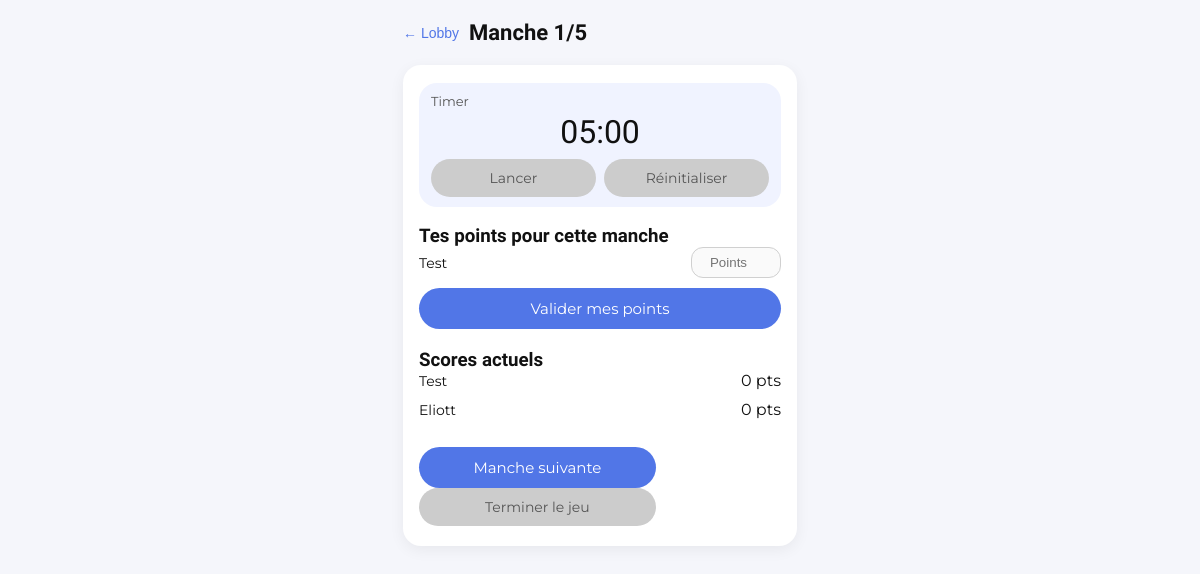
The page /game_play.php?id=2 (signed in) on the database its author committed.
### tables this page shows
CREATE TABLE `game_players` (
  `id` int NOT NULL,
  `game_id` int NOT NULL,
  `user_id` int NOT NULL,
  `total_points` int DEFAULT '0',
  `manches_gagnees` int DEFAULT '0',
  `position_finale` smallint DEFAULT NULL,
  `added_at` datetime DEFAULT CURRENT_TIMESTAMP
);

CREATE TABLE `joueurs` (
  `user_id` int NOT NULL,
  `nom` varchar(50) NOT NULL,
  `email` varchar(100) NOT NULL,
  `mot_de_passe` varchar(255) NOT NULL,
  `points_totaux` int DEFAULT '0',
  `victoires_totales` int DEFAULT '0',
  `date_creation` datetime DEFAULT CURRENT_TIMESTAMP,
  `avatar_path` varchar(255) DEFAULT NULL
);

### game_play.php (the view, shortened to what this page needs)
<?php
require 'db.php';
$currentUserId = (int) $_SESSION['user_id'];
$gameId = isset($_GET['id']) ? (int) $_GET['id'] : 0;
$maxRounds = 5;
$stmt = $db->prepare("
    SELECT g.id, g.host_id, g.code, g.nom, g.status, g.created_at
    FROM game_session g
    WHERE g.id = ?
");
$stmt->execute([$gameId]);
$game = $stmt->fetch(PDO::FETCH_ASSOC);
$isHost = ((int) $game['host_id'] === $currentUserId);
$check = $db->prepare("
    SELECT id
    FROM game_players
    WHERE game_id = ? AND user_id = ?
");
$check->execute([$gameId, $currentUserId]);
$isPlayer = $check->fetch(PDO::FETCH_ASSOC);
$myGpId = (int) $isPlayer['id'];
$playersStmt = $db->prepare("
    SELECT gp.id AS gp_id, j.nom, gp.total_points, gp.manches_gagnees
    FROM game_players gp
    JOIN joueurs j ON j.user_id = gp.user_id
    WHERE gp.game_id = ?
    ORDER BY gp.id ASC
");
$playersStmt->execute([$gameId]);
$players = $playersStmt->fetchAll(PDO::FETCH_ASSOC);
$roundStmt = $db->prepare("
    SELECT COALESCE(MAX(gr.round_number), 0) AS last_round
    FROM game_rounds gr
    JOIN game_players gp ON gp.id = gr.game_player_id
    WHERE gp.game_id = ?
");
$roundStmt->execute([$gameId]);
$roundRow = $roundStmt->fetch(PDO::FETCH_ASSOC);
$lastRound = (int) $roundRow['last_round'];
$nextRound = $lastRound + 1;
?>
<!DOCTYPE html>
<html lang="fr">
<head>
    <link rel="stylesheet" href="game.css">
</head>
<body class="game-page">
<div class="game-container">
    <header class="game-header">
        <button class="game-back-btn" onclick="if(confirm('Quitter la partie et revenir au lobby ?')){ window.location.href='game_lobby.php?id=<?php echo $gameId; ?>'; }">
            ← Lobby
        </button>
        <h1 class="title-font">Manche <?php echo $nextRound; ?>/<?php echo $maxRounds; ?></h1>
    </header>
    <section class="game-card"
             data-game-id="<?php echo (int)$gameId; ?>"
             data-user-id="<?php echo (int)$currentUserId; ?>"
             data-my-gp-id="<?php echo $myGpId; ?>"
             data-is-host="<?php echo $isHost ? '1' : '0'; ?>"
             data-round="<?php echo (int)$nextRound; ?>"
             data-max-round="<?php echo (int)$maxRounds; ?>">
        <div class="timer-block">
            <div class="timer-label text-font">Timer</div>
            <div class="timer-display title-font" id="timerDisplay">05:00</div>
            <?php if ($isHost): ?>
                <div class="timer-actions">
                    <button type="button" class="btn-secondary text-font" id="timerToggle">Lancer</button>
                    <button type="button" class="btn-secondary text-font" id="timerReset">Réinitialiser</button>
                </div>
            <?php endif; ?>
        </div>
        <h3 class="title-font">Tes points pour cette manche</h3>
        <div class="round-players-list">
            <div class="round-player-row">
                <div class="round-player-name text-font">
                    <?php echo htmlspecialchars($_SESSION['nom']); ?>
                </div>
                <input
                    type="number"
                    id="myPointsInput"
                    class="round-input"
                    min="0"
                    step="1"
                    placeholder="Points"
                >
            </div>
        </div>
        <button type="button"
                class="btn-primary text-font"
                id="btnSendMyPoints"
                style="margin-top:10px;">
            Valider mes points
        </button>
        <h3 class="title-font" style="margin-top:20px;">Scores actuels</h3>
        <div class="round-players-list">
            <?php foreach ($players as $p): ?>
                <div class="round-player-row">
                    <div class="round-player-name text-font">
                        <?php echo htmlspecialchars($p['nom']); ?>
                    </div>
                    <div class="text-font"><?php echo (int) $p['total_points']; ?> pts</div>
                </div>
            <?php endforeach; ?>
        </div>
        <?php if ($isHost): ?>
            <div class="round-actions" style="margin-top:20px;">
                <form method="POST" id="roundForm">
                    <button type="submit"
                            class="btn-primary text-font"
                            id="btnNextRound">
                        Manche suivante
                    </button>
                    <button type="submit"
                            class="btn-secondary text-font"
                            id="btnEndGame">
                        Terminer le jeu
                    </button>
                </form>
            </div>
        <?php endif; ?>
    </section>
</div>
</body>
</html>

### game.css (style rules this page uses)
:root { --primary-color: #5176E7; --primary-color2: #9ADBE1; --secondary-color: #CB6CE6; --secondary-color2: #B268C5; }
* { box-sizing: border-box; margin: 0; padding: 0; }
body.game-page { font-family: 'Montserrat', sans-serif; background: #F5F6FB; color: #111; }
.title-font { font-family: 'Baloo 2', cursive; }
.text-font { font-family: 'Montserrat', sans-serif; }
.game-container { max-width: 430px; margin: 0 auto; min-height: 100vh; padding: 20px 18px 30px; }
.game-header { display: flex; align-items: center; gap: 10px; margin-bottom: 20px; }
.game-header h1 { font-size: 22px; }
.game-back-btn { border: none; background: transparent; font-size: 14px; cursor: pointer; color: #5176E7; }
.btn-primary { margin-top: 8px; width: 100%; padding: 11px 0; border-radius: 999px; border: none; background: var(--primary-color); color: #FFFFFF; font-size: 15px; cursor: pointer; }
.game-card { background: #FFFFFF; padding: 18px 16px 20px; border-radius: 18px; box-shadow: 0 4px 15px rgba(0,0,0,0.06); }
.btn-secondary { width: 100%; padding: 10px 0; border-radius: 999px; border: none; background: #CCCCCC; color: #555555; cursor: not-allowed; }
.timer-block { margin-bottom: 18px; padding: 10px 12px; border-radius: 18px; background: #F0F3FF; }
.timer-label { font-size: 13px; color: #555; margin-bottom: 4px; }
.timer-display { font-size: 32px; text-align: center; margin-bottom: 8px; }
.timer-actions { display: flex; gap: 8px; justify-content: center; }
.round-players-list { display: flex; flex-direction: column; gap: 10px; }
.round-player-row { display: flex; align-items: center; justify-content: space-between; gap: 8px; }
.round-player-name { font-size: 14px; }
.round-input { width: 90px; padding: 7px 8px; border-radius: 12px; border: 1px solid #D0D0D0; text-align: center; }
.round-actions { display: flex; gap: 10px; margin-top: 16px; }
.btn-secondary { width: 100%; padding: 10px 0; border-radius: 999px; border: none; background: #CCCCCC; color: #555555; cursor: pointer; font-size: 14px; }

### rows shown on the page
game_players: user.nom "Test", total_points "0"
game_players: user.nom "Eliott", total_points "0"

### other values the page prints
$nextRound "1"
$maxRounds "5"
$_SESSION['nom'] "Test"
